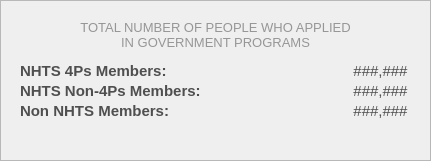
    <widget class="QFrame" name="demo_framePopulationOverview_4">
     <property name="geometry">
      <rect>
       <x>450</x>
       <y>480</y>
       <width>431</width>
       <height>161</height>
      </rect>
     </property>
     <property name="styleSheet">
      <string notr="true">#demo_framePopulationOverview_4{
	background-color: #fcfcfc;
}</string>
     </property>
     <property name="frameShape">
      <enum>QFrame::Shape::StyledPanel</enum>
     </property>
     <property name="frameShadow">
      <enum>QFrame::Shadow::Raised</enum>
     </property>
     <widget class="QLabel" name="display_NHTSNon4Ps">
      <property name="geometry">
       <rect>
        <x>350</x>
        <y>80</y>
        <width>61</width>
        <height>21</height>
       </rect>
      </property>
      <property name="font">
       <font>
        <family>Arial</family>
        <pointsize>11</pointsize>
        <bold>false</bold>
       </font>
      </property>
      <property name="styleSheet">
       <string notr="true">#display_NHTSNon4Ps {
	background-color: transparent;
	color: #4f4f4f;
}
</string>
      </property>
      <property name="text">
       <string>###,###</string>
      </property>
      <property name="alignment">
       <set>Qt::AlignmentFlag::AlignCenter</set>
      </property>
     </widget>
     <widget class="QLabel" name="label_NHTSNon4Ps">
      <property name="geometry">
       <rect>
        <x>20</x>
        <y>80</y>
        <width>201</width>
        <height>21</height>
       </rect>
      </property>
      <property name="font">
       <font>
        <family>Arial</family>
        <pointsize>11</pointsize>
        <bold>true</bold>
       </font>
      </property>
      <property name="styleSheet">
       <string notr="true">#label_NHTSNon4Ps {
	background-color: transparent;
	color: #4f4f4f;
}
</string>
      </property>
      <property name="text">
       <string>NHTS Non-4Ps Members:</string>
      </property>
      <property name="alignment">
       <set>Qt::AlignmentFlag::AlignLeading|Qt::AlignmentFlag::AlignLeft|Qt::AlignmentFlag::AlignVCenter</set>
      </property>
     </widget>
     <widget class="QLabel" name="display_NHTS4Ps">
      <property name="geometry">
       <rect>
        <x>350</x>
        <y>60</y>
        <width>61</width>
        <height>21</height>
       </rect>
      </property>
      <property name="font">
       <font>
        <family>Arial</family>
        <pointsize>11</pointsize>
        <bold>false</bold>
       </font>
      </property>
      <property name="styleSheet">
       <string notr="true">#display_NHTS4Ps {
	background-color: transparent;
	color: #4f4f4f;
}
</string>
      </property>
      <property name="text">
       <string>###,###</string>
      </property>
      <property name="alignment">
       <set>Qt::AlignmentFlag::AlignCenter</set>
      </property>
     </widget>
     <widget class="QLabel" name="label_NHTS_4Ps">
      <property name="geometry">
       <rect>
        <x>20</x>
        <y>60</y>
        <width>201</width>
        <height>21</height>
       </rect>
      </property>
      <property name="font">
       <font>
        <family>Arial</family>
        <pointsize>11</pointsize>
        <bold>true</bold>
       </font>
      </property>
      <property name="styleSheet">
       <string notr="true">#label_NHTS_4Ps {
	background-color: transparent;
	color: #4f4f4f;
}
</string>
      </property>
      <property name="text">
       <string>NHTS 4Ps Members:</string>
      </property>
      <property name="alignment">
       <set>Qt::AlignmentFlag::AlignLeading|Qt::AlignmentFlag::AlignLeft|Qt::AlignmentFlag::AlignVCenter</set>
      </property>
     </widget>
     <widget class="QLabel" name="label_desc2_4">
      <property name="geometry">
       <rect>
        <x>0</x>
        <y>10</y>
        <width>431</width>
        <height>51</height>
       </rect>
      </property>
      <property name="font">
       <font>
        <family>Arial</family>
        <pointsize>10</pointsize>
       </font>
      </property>
      <property name="styleSheet">
       <string notr="true">#label_desc2_4{
	color: #969696;
}</string>
      </property>
      <property name="text">
       <string>&lt;html&gt;&lt;head/&gt;&lt;body&gt;&lt;p&gt;TOTAL NUMBER OF PEOPLE WHO APPLIED &lt;br/&gt;IN GOVERNMENT PROGRAMS&lt;/p&gt;&lt;/body&gt;&lt;/html&gt;</string>
      </property>
      <property name="alignment">
       <set>Qt::AlignmentFlag::AlignCenter</set>
      </property>
     </widget>
     <widget class="QLabel" name="label_NonNHTS">
      <property name="geometry">
       <rect>
        <x>20</x>
        <y>100</y>
        <width>201</width>
        <height>21</height>
       </rect>
      </property>
      <property name="font">
       <font>
        <family>Arial</family>
        <pointsize>11</pointsize>
        <bold>true</bold>
       </font>
      </property>
      <property name="styleSheet">
       <string notr="true">#label_NonNHTS {
	background-color: transparent;
	color: #4f4f4f;
}
</string>
      </property>
      <property name="text">
       <string>Non NHTS Members:</string>
      </property>
      <property name="alignment">
       <set>Qt::AlignmentFlag::AlignLeading|Qt::AlignmentFlag::AlignLeft|Qt::AlignmentFlag::AlignVCenter</set>
      </property>
     </widget>
     <widget class="QLabel" name="display_NonNHTS">
      <property name="geometry">
       <rect>
        <x>350</x>
        <y>100</y>
        <width>61</width>
        <height>21</height>
       </rect>
      </property>
      <property name="font">
       <font>
        <family>Arial</family>
        <pointsize>11</pointsize>
        <bold>false</bold>
       </font>
      </property>
      <property name="styleSheet">
       <string notr="true">#display_NonNHTS {
	background-color: transparent;
	color: #4f4f4f;
}
</string>
      </property>
      <property name="text">
       <string>###,###</string>
      </property>
      <property name="alignment">
       <set>Qt::AlignmentFlag::AlignCenter</set>
      </property>
     </widget>
    </widget>
